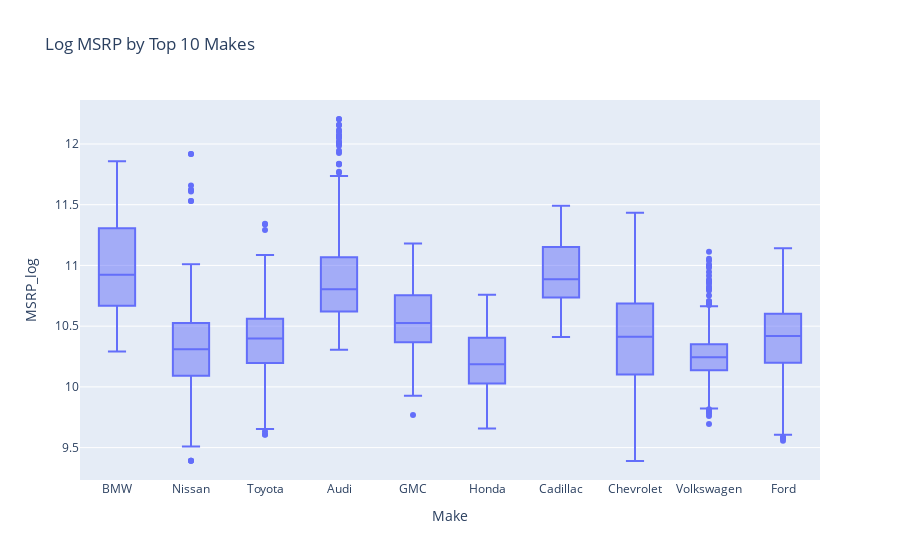

This figure's notebook cell:
### Code cell
# How price varies across the top 10 brands
top_makes = df_merged["Make"].value_counts().nlargest(10).index

fig = px.box(df_merged[df_merged["Make"].isin(top_makes)], x="Make", y="MSRP_log", title="Log MSRP by Top 10 Makes")
fig.show()

### Figure 1 — Plotly figure (JSON) as saved in the notebook; plotly's stock layout.template omitted (floating-point values rounded to 4 significant figures; data arrays with more than 128 entries replaced by an {"elided": "..."} marker saying what was removed)
{"data": [{"alignmentgroup": "True", "hovertemplate": "Make=%{x}<br>MSRP_log=%{y}<extra></extra>", "legendgroup": "", "marker": {"color": "#636efa"}, "name": "", "notched": false, "offsetgroup": "", "orientation": "v", "showlegend": false, "type": "box", "x": {"elided": "4546 str values"}, "x0": " ", "xaxis": "x", "y": {"elided": "4546 float values"}, "y0": " ", "yaxis": "y"}], "layout": {"boxmode": "group", "legend": {"tracegroupgap": 0}, "title": {"text": "Log MSRP by Top 10 Makes"}, "xaxis": {"anchor": "y", "domain": [0, 1], "title": {"text": "Make"}}, "yaxis": {"anchor": "x", "domain": [0, 1], "title": {"text": "MSRP_log"}}}}
